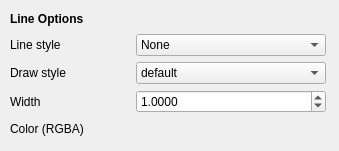
<?xml version="1.0" encoding="UTF-8"?>
<ui version="4.0">
 <class>Form</class>
 <widget class="QWidget" name="Form">
  <property name="geometry">
   <rect>
    <x>0</x>
    <y>0</y>
    <width>339</width>
    <height>151</height>
   </rect>
  </property>
  <property name="sizePolicy">
   <sizepolicy hsizetype="Fixed" vsizetype="Fixed">
    <horstretch>0</horstretch>
    <verstretch>0</verstretch>
   </sizepolicy>
  </property>
  <property name="windowTitle">
   <string>Form</string>
  </property>
  <widget class="QWidget" name="layoutWidget">
   <property name="geometry">
    <rect>
     <x>10</x>
     <y>10</y>
     <width>321</width>
     <height>134</height>
    </rect>
   </property>
   <layout class="QGridLayout" name="grid_layout">
    <property name="sizeConstraint">
     <enum>QLayout::SetFixedSize</enum>
    </property>
    <item row="1" column="0">
     <widget class="QLabel" name="line_style_label">
      <property name="sizePolicy">
       <sizepolicy hsizetype="Fixed" vsizetype="Preferred">
        <horstretch>0</horstretch>
        <verstretch>0</verstretch>
       </sizepolicy>
      </property>
      <property name="text">
       <string>Line style</string>
      </property>
     </widget>
    </item>
    <item row="1" column="1">
     <spacer name="horizontalSpacer_10">
      <property name="orientation">
       <enum>Qt::Horizontal</enum>
      </property>
      <property name="sizeHint" stdset="0">
       <size>
        <width>40</width>
        <height>20</height>
       </size>
      </property>
     </spacer>
    </item>
    <item row="1" column="2">
     <widget class="QComboBox" name="line_style_combo_box">
      <item>
       <property name="text">
        <string>None</string>
       </property>
      </item>
      <item>
       <property name="text">
        <string>solid</string>
       </property>
      </item>
      <item>
       <property name="text">
        <string>dashed</string>
       </property>
      </item>
      <item>
       <property name="text">
        <string>dashdot</string>
       </property>
      </item>
      <item>
       <property name="text">
        <string>dotted</string>
       </property>
      </item>
     </widget>
    </item>
    <item row="2" column="0">
     <widget class="QLabel" name="draw_style_label">
      <property name="text">
       <string>Draw style</string>
      </property>
     </widget>
    </item>
    <item row="2" column="1">
     <spacer name="horizontalSpacer_12">
      <property name="orientation">
       <enum>Qt::Horizontal</enum>
      </property>
      <property name="sizeHint" stdset="0">
       <size>
        <width>40</width>
        <height>20</height>
       </size>
      </property>
     </spacer>
    </item>
    <item row="0" column="0" colspan="2">
     <widget class="QLabel" name="line_options_label">
      <property name="minimumSize">
       <size>
        <width>79</width>
        <height>18</height>
       </size>
      </property>
      <property name="font">
       <font>
        <weight>75</weight>
        <bold>true</bold>
       </font>
      </property>
      <property name="text">
       <string>Line Options</string>
      </property>
     </widget>
    </item>
    <item row="3" column="2">
     <widget class="QDoubleSpinBox" name="line_width_spin_box">
      <property name="decimals">
       <number>4</number>
      </property>
      <property name="value">
       <double>1.000000000000000</double>
      </property>
     </widget>
    </item>
    <item row="4" column="1">
     <spacer name="horizontalSpacer_11">
      <property name="orientation">
       <enum>Qt::Horizontal</enum>
      </property>
      <property name="sizeHint" stdset="0">
       <size>
        <width>40</width>
        <height>20</height>
       </size>
      </property>
     </spacer>
    </item>
    <item row="4" column="0">
     <widget class="QLabel" name="color_label">
      <property name="text">
       <string>Color (RGBA)</string>
      </property>
     </widget>
    </item>
    <item row="2" column="2">
     <widget class="QComboBox" name="draw_style_combo_box">
      <property name="sizePolicy">
       <sizepolicy hsizetype="Minimum" vsizetype="Fixed">
        <horstretch>0</horstretch>
        <verstretch>0</verstretch>
       </sizepolicy>
      </property>
      <property name="minimumSize">
       <size>
        <width>190</width>
        <height>20</height>
       </size>
      </property>
      <item>
       <property name="text">
        <string>default</string>
       </property>
      </item>
      <item>
       <property name="text">
        <string>steps</string>
       </property>
      </item>
      <item>
       <property name="text">
        <string>steps-pre</string>
       </property>
      </item>
      <item>
       <property name="text">
        <string>steps-mid</string>
       </property>
      </item>
      <item>
       <property name="text">
        <string>steps-post</string>
       </property>
      </item>
     </widget>
    </item>
    <item row="3" column="1">
     <spacer name="horizontalSpacer_13">
      <property name="orientation">
       <enum>Qt::Horizontal</enum>
      </property>
      <property name="sizeHint" stdset="0">
       <size>
        <width>40</width>
        <height>20</height>
       </size>
      </property>
     </spacer>
    </item>
    <item row="3" column="0">
     <widget class="QLabel" name="width_label">
      <property name="text">
       <string>Width</string>
      </property>
     </widget>
    </item>
    <item row="4" column="2">
     <widget class="QWidget" name="color_selector_dummy_widget" native="true">
      <property name="sizePolicy">
       <sizepolicy hsizetype="Minimum" vsizetype="Minimum">
        <horstretch>0</horstretch>
        <verstretch>0</verstretch>
       </sizepolicy>
      </property>
      <property name="minimumSize">
       <size>
        <width>190</width>
        <height>20</height>
       </size>
      </property>
     </widget>
    </item>
   </layout>
  </widget>
 </widget>
 <resources/>
 <connections/>
</ui>
